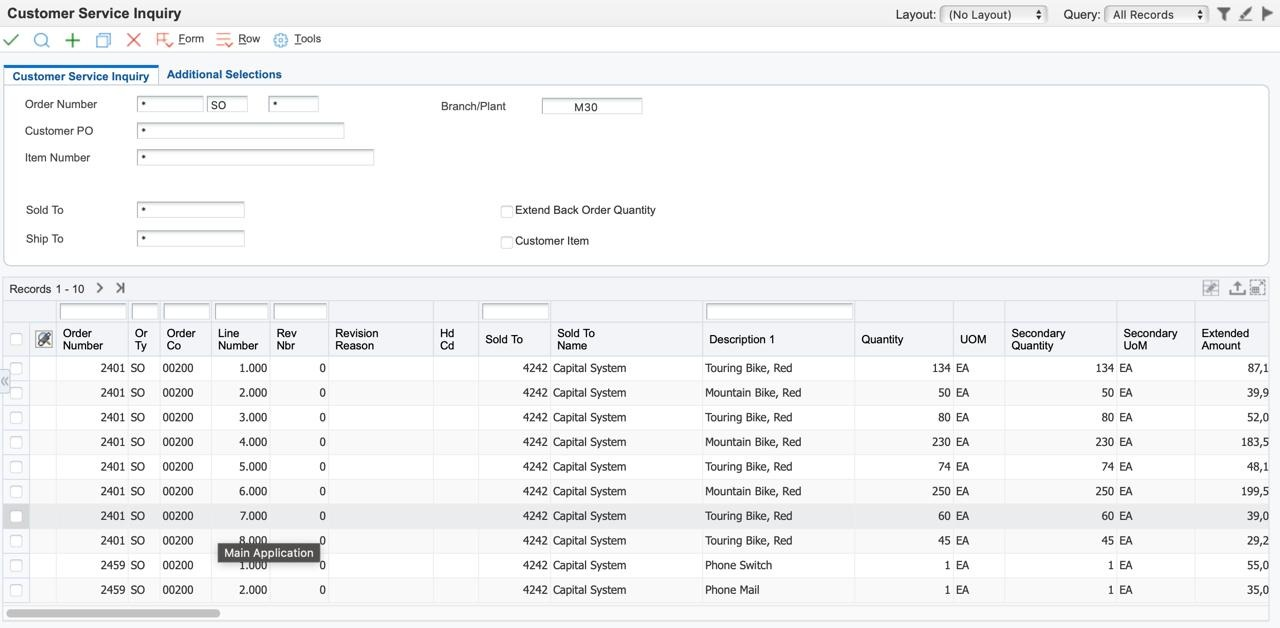
#> input picture table-masking-poc/src/images/ss-2.jpeg, 1280 x 628 px, found by its file name
$ python main.py
#> lines starting #> are read from the running program, lines starting #| are printed output that depends on the picture; after the words box and inside, x2 and y2 are one past the last pixel; in counts of white or black regions, pixels touching at a corner belong together
import cv2
import easyocr
import numpy as np
from typing import List, Tuple, Dict


# [208 lines left out: functions merge_ocr_results, clip_and_split_ocr_boxes, not called in this run]


def draw_all_columns(img: np.ndarray, columns: List[Dict], box_width: int = 3) -> np.ndarray:
    """
    Draw all detected columns with different colored bounding boxes.

    Args:
        img: Input image
        columns: List of column dictionaries
        box_width: Width of bounding box lines

    Returns:
        Image with all columns drawn
    """
    colors = [
        (0, 255, 0),    # Green
        (255, 0, 0),    # Blue
        (0, 0, 255),    # Red
        (255, 255, 0),  # Cyan
        (255, 0, 255),  # Magenta
        (0, 255, 255),  # Yellow
        (128, 0, 128),  # Purple
        (255, 128, 0),  # Orange
        (0, 128, 255),  # Light Blue
        (128, 255, 0),  # Lime
    ]

    result = img.copy()

    for idx, col in enumerate(columns):
        color = colors[idx % len(colors)]
        cv2.rectangle(result,
                     (col['x_start'], col['y_start']),
                     (col['x_end'], col['y_end']),
                     color, box_width)

        # Add column ID label
        label = f"Col {col['id']}"
        label_pos = (col['x_start'] + 5, col['y_start'] + 25)
        cv2.putText(result, label, label_pos, cv2.FONT_HERSHEY_SIMPLEX,
                   0.6, color, 2)

    print(f"\n🎨 Drew {len(columns)} columns with colored bounding boxes")
    return result


# [68 lines left out: functions draw_clipped_ocr_boxes, draw_outside_ocr_boxes, not called in this run]

def mask_column_by_text(filename: str,
                        search_terms: List[str],
                        outside_search_terms: List[str] = [],
                        horizontal_kernel_size: int = 50,
                        vertical_kernel_size: int = 50,
                        box_width: int = 5,
                        language: List[str] = ['en'],
                        gpu: bool = True,
                        merge_distance: float = 20,
                        overlay_alpha: float = 0.6):
    """
    Find and highlight columns containing specific text in a table image.
    Also detects and highlights text outside column boundaries.

    Args:
        filename: Path to the input image
        search_terms: List of terms to search for in column headers (case-insensitive, exact match)
        outside_search_terms: List of terms to search for in text outside columns (case-insensitive, exact match)
        horizontal_kernel_size: Size of horizontal line detection kernel
        vertical_kernel_size: Size of vertical line detection kernel
        box_width: Width of bounding box lines
        language: List of languages for OCR
        gpu: Whether to use GPU for OCR
        merge_distance: Distance threshold for merging OCR boxes
        overlay_alpha: Transparency of overlay boxes (0=transparent, 1=opaque)

    Returns:
        Dictionary with visualization images:
        {
            'all_columns': image with all columns,
            'clipped_ocr': image with clipped OCR boxes,
            'outside_ocr': image with outside OCR boxes highlighted,
            'final_result': image with matched columns highlighted
        }
    """
#> called with filename = 'src/images/ss-2.jpeg', horizontal_kernel_size = 50, vertical_kernel_size = 50, box_width = 5, gpu = True, merge_distance = 5, overlay_alpha = 0.6

    # === STEP 1: Detect table structure ===
    img = cv2.imread(filename)
#> img is the input picture: shape (628, 1280, 3); mean B, G, R 244.4, 243.6, 243.1
    if img is None:
        raise ValueError(f"Could not read image from {filename}")

    height, width = img.shape[:2]
    gray = cv2.cvtColor(img, cv2.COLOR_BGR2GRAY)
    thresh = cv2.adaptiveThreshold(gray, 255, cv2.ADAPTIVE_THRESH_GAUSSIAN_C,
                                   cv2.THRESH_BINARY_INV, 11, 2)
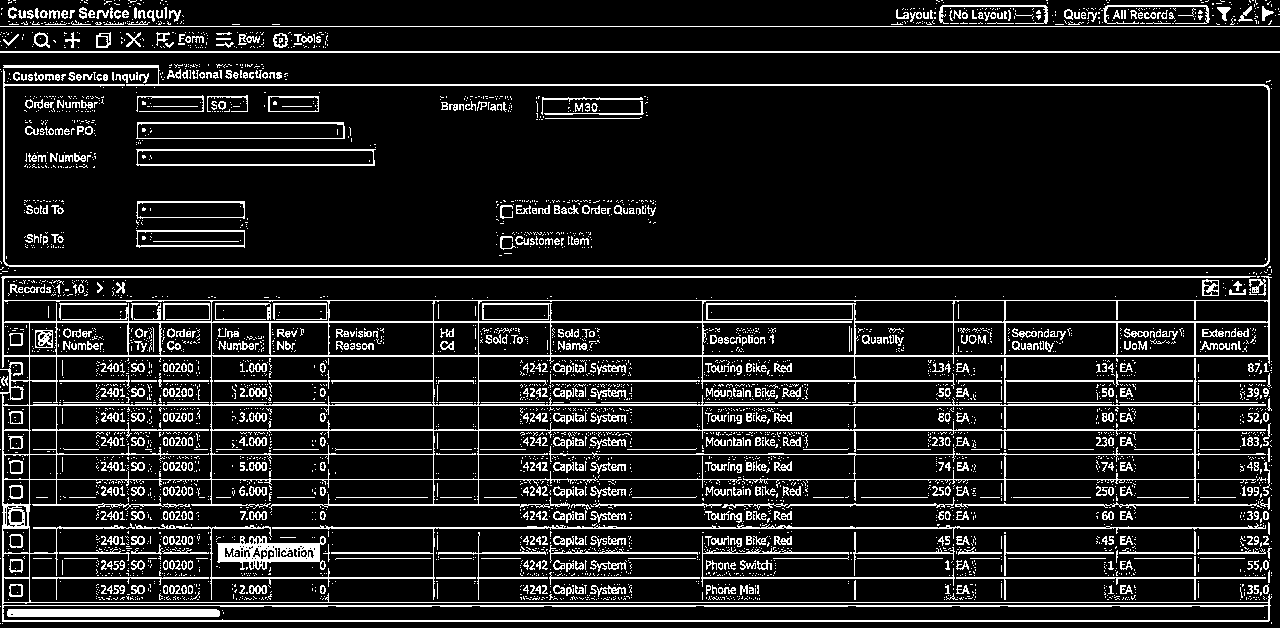
#> thresh: shape (628, 1280); 12.4% white in thin lines or dots

    # Detect lines
    h_kernel = cv2.getStructuringElement(cv2.MORPH_RECT, (horizontal_kernel_size, 1))
    h_lines = cv2.morphologyEx(thresh, cv2.MORPH_OPEN, h_kernel)
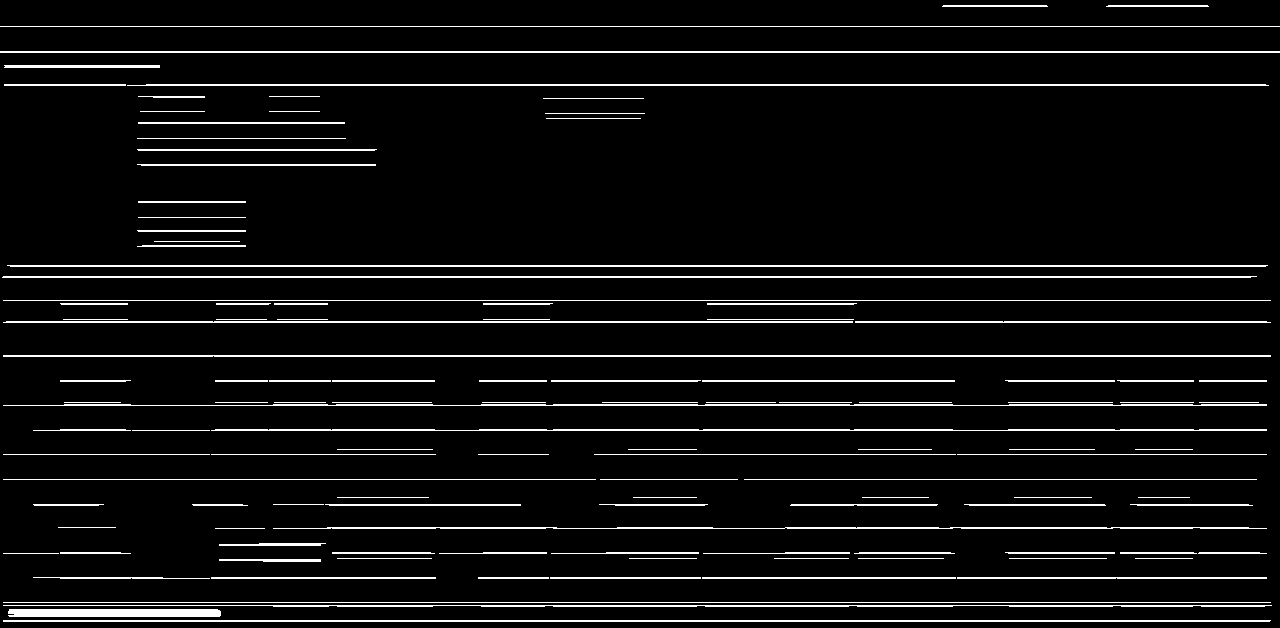
#> h_lines: shape (628, 1280); 6.1% white in thin lines or dots

    v_kernel = cv2.getStructuringElement(cv2.MORPH_RECT, (1, vertical_kernel_size))
    v_lines = cv2.morphologyEx(thresh, cv2.MORPH_OPEN, v_kernel)
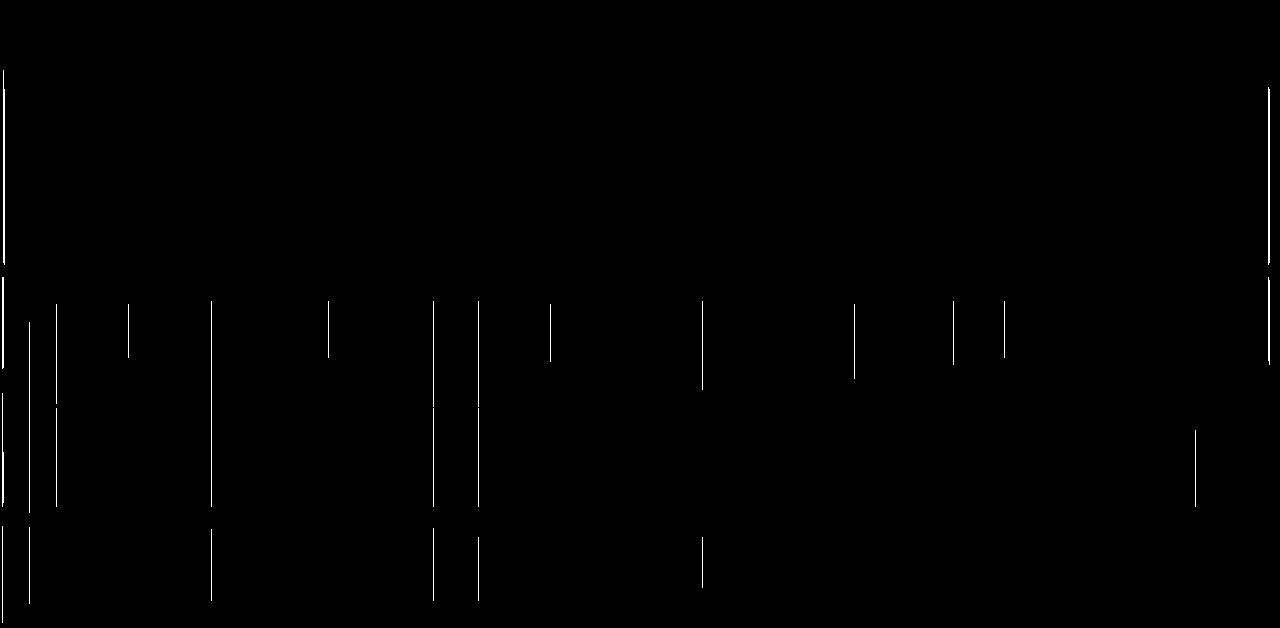
#> v_lines: shape (628, 1280); 0.4% white in thin lines or dots, all inside (x1, y1, x2, y2) = (2, 70, 1270, 623)

    # Extract and merge line segments
    def extract_segments(binary_img, is_horizontal):
#> called with is_horizontal = True
        contours, _ = cv2.findContours(binary_img, cv2.RETR_EXTERNAL, cv2.CHAIN_APPROX_SIMPLE)
#> contours = 122 contours, 58 with area under 20; largest, box (x1, y1, x2, y2) and area: (8, 609, 221, 617) 1468, (0, 51, 1280, 53) 1279, (3, 620, 1271, 622) 1266, (3, 355, 1271, 357) 1266, (7, 265, 1268, 267) 1256
        segments = []
        for contour in contours:
            x, y, w, h = cv2.boundingRect(contour)
            if is_horizontal:
                segments.append({'start': x, 'end': x + w, 'position': y + h // 2})
            else:
                segments.append({'start': y, 'end': y + h, 'position': x + w // 2})
#> this loop made 122 passes
#> (x, y, w, h) on passes 2, 3, 5, 10, 11, 19, 20, 21: (8, 609, 213, 8), (3, 605, 1269, 2), (957, 577, 310, 2), (33, 577, 177, 2), (219, 559, 102, 3), (1198, 552, 69, 2), (1120, 552, 77, 2), (1005, 552, 110, 2)
#> after the loop, segments = 122 items
        return segments

    def merge_segments(segments, pos_tol, gap_tol, img_size):
        if not segments:
            return []
        segments = sorted(segments, key=lambda s: (s['position'], s['start']))
        merged = []
        for seg in segments:
            merged_flag = False
            for existing in merged:
                pos_diff = abs(seg['position'] - existing['position'])
                if pos_diff <= img_size * pos_tol:
                    gap = max(seg['start'], existing['start']) - min(seg['end'], existing['end'])
                    if gap <= img_size * gap_tol:
                        existing['start'] = min(existing['start'], seg['start'])
                        existing['end'] = max(existing['end'], seg['end'])
                        merged_flag = True
                        break
            if not merged_flag:
                merged.append(seg.copy())
        return merged

    h_segs = extract_segments(h_lines, True)
#> h_segs = 122 items
    v_segs = extract_segments(v_lines, False)
#> in extract_segments (call 2), `contours, _ = cv2.findContours(binary_img, cv2.RETR_EXTERNAL, cv2.CHAI..`: contours = 27 contours, 22 with area under 20; largest, box (x1, y1, x2, y2) and area: (1268, 87, 1270, 265) 174, (3, 70, 5, 265) 174, (2, 277, 4, 369) 90, (1268, 277, 1270, 365) 81, (2, 393, 4, 507) 51
#> the loop in extract_segments (call 2), `for contour in contours:` made 27 passes
#> (contour, x, y, w, h) on passes 1 to 8: ([[702, 537], [702, 587]], 702, 537, 1, 51), ([[478, 537], [478, 600]], 478, 537, 1, 64), ([[211, 529], [211, 600]], 211, 529, 1, 72), ([[433, 528], [433, 600]], 433, 528, 1, 73), ([[29, 527], [29, 603]], 29, 527, 1, 77), ([[2, 526], [2, 622]], 2, 526, 1, 97), ([[1195, 430], [1195, 506]], 1195, 430, 1, 77), ([[478, 408], [478, 506]], 478, 408, 1, 99)
#> v_segs = 27 items
    h_merged = merge_segments(h_segs, 0.02, 0.10, height)
#> in merge_segments, `segments = sorted(segments, key=lambda s: (s['position'], s['start']))`: segments = 122 items
#> the loop in merge_segments, `for seg in segments:` made 122 passes
#> seg on passes 1 to 8: {'start': 942, 'end': 1048, 'position': 6}, {'start': 1106, 'end': 1209, 'position': 6}, {'start': 0, 'end': 1280, 'position': 26}, {'start': 0, 'end': 1280, 'position': 52}, {'start': 4, 'end': 160, 'position': 66}, {'start': 4, 'end': 126, 'position': 85}, {'start': 127, 'end': 1269, 'position': 85}, {'start': 269, 'end': 320, 'position': 96}
#> after the loop in merge_segments, `for seg in segments:`: existing = {'start': 3, 'end': 1272, 'position': 602}; merged = 49 items
#> h_merged = 49 items
    v_merged = merge_segments(v_segs, 0.02, 0.10, width)
#> the loop in merge_segments (call 2), `for seg in segments:` made 27 passes
#> seg on passes 1 to 8: {'start': 526, 'end': 623, 'position': 2}, {'start': 277, 'end': 369, 'position': 3}, {'start': 393, 'end': 507, 'position': 3}, {'start': 70, 'end': 265, 'position': 4}, {'start': 322, 'end': 513, 'position': 29}, {'start': 527, 'end': 604, 'position': 29}, {'start': 304, 'end': 404, 'position': 56}, {'start': 408, 'end': 507, 'position': 56}
#> v_merged = 17 items

    # Find intersections
    intersections = []
    for h in h_merged:
        for v in v_merged:
            if h['start'] <= v['position'] <= h['end'] and v['start'] <= h['position'] <= v['end']:
                intersections.append((v['position'], h['position']))
#> this loop made 49 passes
#> h on passes 1 to 8: {'start': 942, 'end': 1209, 'position': 6}, {'start': 0, 'end': 1280, 'position': 26}, {'start': 0, 'end': 1280, 'position': 52}, {'start': 4, 'end': 160, 'position': 66}, {'start': 4, 'end': 1269, 'position': 85}, {'start': 543, 'end': 644, 'position': 98}, {'start': 138, 'end': 345, 'position': 111}, {'start': 269, 'end': 320, 'position': 111}
#> after the loop, intersections = 76 pairs, first value 2 to 1269, second value 266 to 602

    # Extract columns
    if not intersections:
        print("No table structure detected")
        return {'all_columns': img, 'clipped_ocr': img, 'outside_ocr': img, 'final_result': img}

    x_vals = sorted(set([pt[0] for pt in intersections]))
#> x_vals = [2, 3, 29, 56, 128, 211, 328, 433, 478, 550, 702, 854, 953, 1004, 1195, 1269]
    y_vals = [pt[1] for pt in intersections]
#> y_vals = 76 values from 266 to 602
    y_min, y_max = min(y_vals), max(y_vals)
#> y_min = 266; y_max = 602

    # Merge similar x values
    merged_x = []
    for x in x_vals:
        if not merged_x or abs(x - merged_x[-1]) > width * 0.02:
            merged_x.append(x)
        else:
            merged_x[-1] = (merged_x[-1] + x) // 2
#> this loop made 16 passes
#> x on passes 1 to 8: 2, 3, 29, 56, 128, 211, 328, 433
#> after the loop, merged_x = [2, 29, 56, 128, 211, 328, 433, 478, 550, 702, 854, 953, 1004, 1195, 1269]

    columns = []
    for i in range(len(merged_x) - 1):
        columns.append({
            'id': i,
            'x_start': merged_x[i],
            'x_end': merged_x[i + 1],
            'y_start': y_min,
            'y_end': y_max
        })
#> this loop made 14 passes
#> after the loop, columns = 14 items

    print(f"Detected {len(columns)} columns")
#| Detected 14 columns

    # Draw all columns
    all_columns_img = draw_all_columns(img, columns, box_width=3)
#> the loop in draw_all_columns, `for idx, col in enumerate(columns):` made 14 passes
#> (color, label, label_pos) on passes 1 to 8: ((0, 255, 0), 'Col 0', (7, 291)), ((255, 0, 0), 'Col 1', (34, 291)), ((0, 0, 255), 'Col 2', (61, 291)), ((255, 255, 0), 'Col 3', (133, 291)), ((255, 0, 255), 'Col 4', (216, 291)), ((0, 255, 255), 'Col 5', (333, 291)), ((128, 0, 128), 'Col 6', (438, 291)), ((255, 128, 0), 'Col 7', (483, 291))
#> after the loop in draw_all_columns, `for idx, col in enumerate(columns):`:
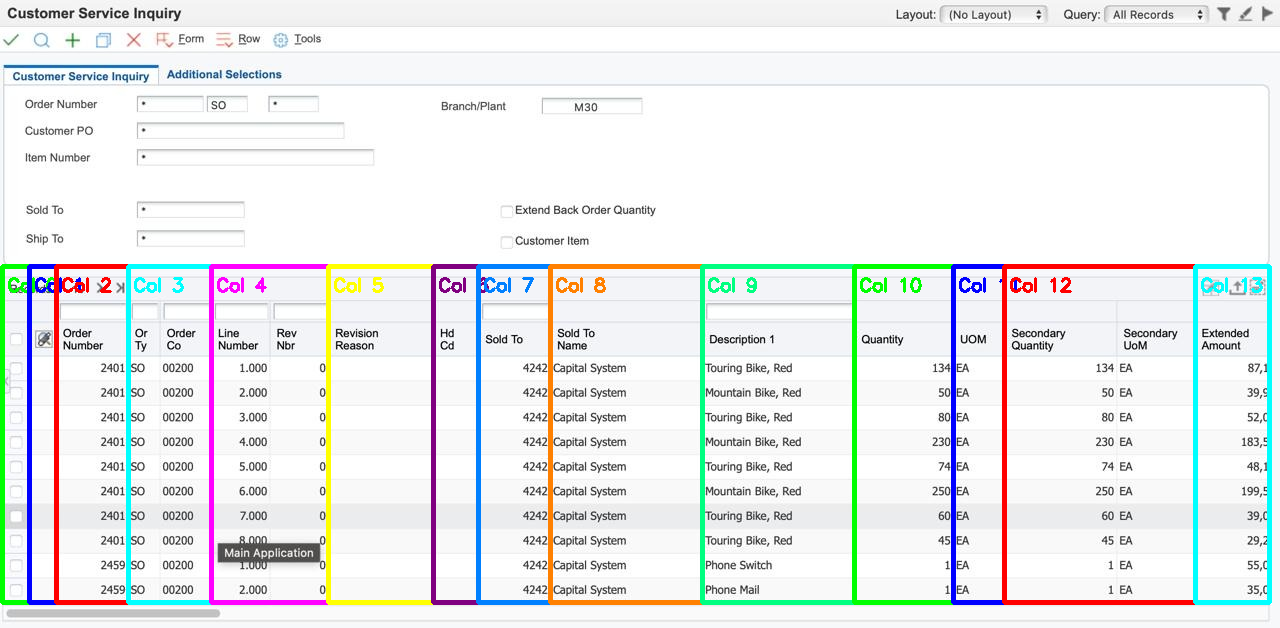
#> result: shape (628, 1280, 3); 5.21% of pixels changed, all inside (x1, y1, x2, y2) = (0, 264, 1272, 605)
#| 🎨 Drew 14 columns with colored bounding boxes

    # === STEP 2: OCR and preprocessing ===
    print(f"\nRunning OCR...")
#> (the run stopped early here; a loop or call above may not have finished)
